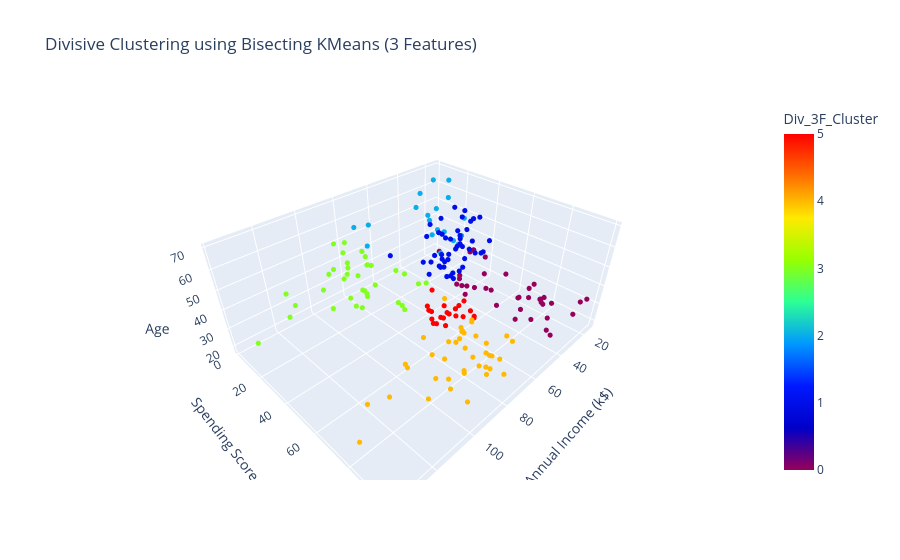

Source (notebook cell):
### Code cell
fig = px.scatter_3d(
    df,
    x='Annual Income (k$)',
    y='Spending Score (1-100)',
    z='Age',
    color='Div_3F_Cluster',
    title='Divisive Clustering using Bisecting KMeans (3 Features)',
    color_continuous_scale='Rainbow'
)

fig.update_traces(marker=dict(size=3))
fig.show()

### Figure 1 — Plotly figure (JSON) as saved in the notebook; plotly's stock layout.template omitted (floating-point values rounded to 4 significant figures; data arrays with more than 128 entries replaced by an {"elided": "..."} marker saying what was removed)
{"data": [{"hovertemplate": "Annual Income (k$)=%{x}<br>Spending Score (1-100)=%{y}<br>Age=%{z}<br>Div_3F_Cluster=%{marker.color}<extra></extra>", "legendgroup": "", "marker": {"color": {"elided": "200 int values"}, "coloraxis": "coloraxis", "size": 3, "symbol": "circle"}, "mode": "markers", "name": "", "scene": "scene", "showlegend": false, "type": "scatter3d", "x": {"elided": "200 int values"}, "y": {"elided": "200 int values"}, "z": {"elided": "200 int values"}}], "layout": {"coloraxis": {"colorbar": {"title": {"text": "Div_3F_Cluster"}}, "colorscale": [[0, "rgb(150,0,90)"], [0.125, "rgb(0,0,200)"], [0.25, "rgb(0,25,255)"], [0.375, "rgb(0,152,255)"], [0.5, "rgb(44,255,150)"], [0.625, "rgb(151,255,0)"], [0.75, "rgb(255,234,0)"], [0.875, "rgb(255,111,0)"], [1, "rgb(255,0,0)"]]}, "legend": {"tracegroupgap": 0}, "scene": {"domain": {"x": [0, 1], "y": [0, 1]}, "xaxis": {"title": {"text": "Annual Income (k$)"}}, "yaxis": {"title": {"text": "Spending Score (1-100)"}}, "zaxis": {"title": {"text": "Age"}}}, "title": {"text": "Divisive Clustering using Bisecting KMeans (3 Features)"}}}
